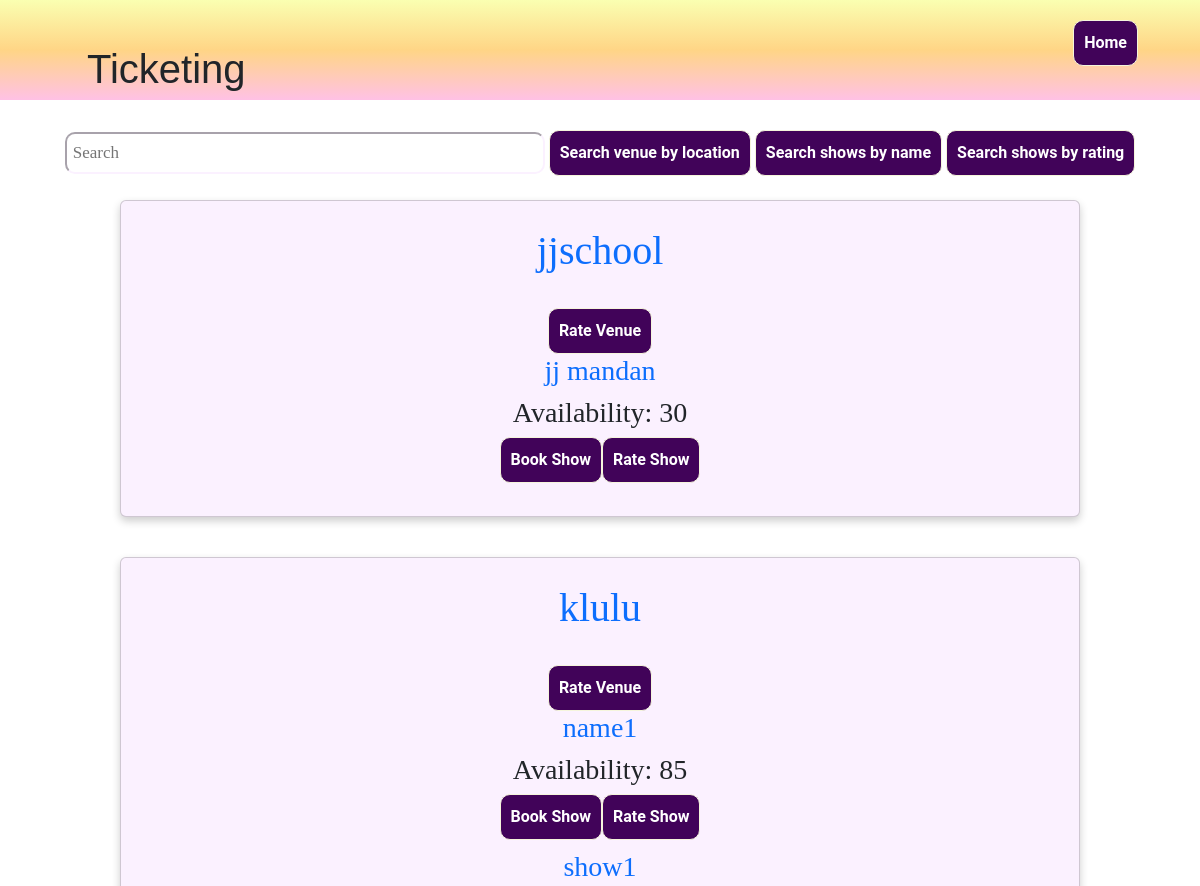
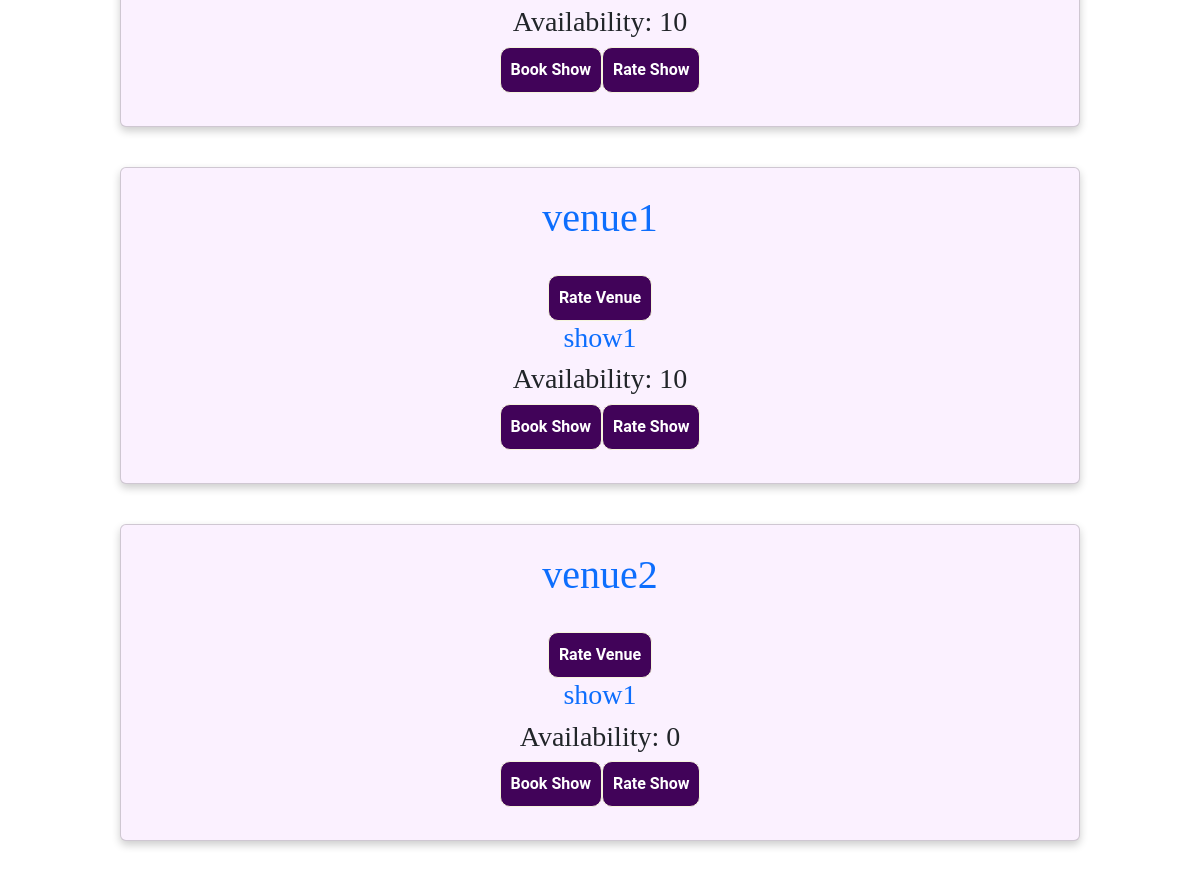
The page /home on the database its author committed (2 pictures, top to bottom).
### app.py (models this page shows)
class Venue(db.Model):
    _tablename_ = 'venue'
    venue_id = db.Column(db.Integer, primary_key=True, autoincrement=True)
    venue_name = db.Column(db.String, unique=True, nullable=False)
    location = db.Column(db.String)
    capacity = db.Column(db.Integer)
    rating = db.Column(db.Integer)
    ratingno = db.Column(db.Integer)

class Shows(db.Model):
    _tablename_ = 'shows'
    show_id = db.Column(db.Integer, primary_key=True, autoincrement=True)
    show_name = db.Column(db.String, unique=True, nullable=False)
    rating = db.Column(db.Integer)
    price = db.Column(db.Integer, nullable=False)
    date = db.Column(db.String)
    time = db.Column(db.String)
    availability=db.Column(db.Integer)
    venue_id = db.Column(db.Integer, db.ForeignKey('venue.venue_id'))
    ratingno = db.Column(db.Integer)

### app.py (the view, shortened to what this page needs)
@app.route('/home', methods=['GET', 'POST'])
def home():
    if request.method == 'GET':
        venueDict={}
        conn = sqlite3.connect("database.sqlite3")
        cur = conn.cursor()
        query = """SELECT venue_id,venue_name,location from venue"""
        cur.execute(query)
        venues = cur.fetchall()
        for venue in venues:
            query2 = """SELECT show_name,availability,show_id from shows where venue_id=?"""
            cur.execute(query2, (venue[0],))
            shows=cur.fetchall()
            venueDict[venue[0]]=[venue[1],shows,venue[2]]
        cur.close()
        return render_template("home.html", venueDict=venueDict)

### templates/home.html (shortened to what this page needs)
{% extends "base.html" %}
{% block body %}
<header>
    <div class="container">
        <div class="nav">
            <h1>Ticketing </h1>
            <div><a href='/home'><button>Home</button></a>
            </div>
        </div>
    </div>
</header>
<div class="home">
    <div class="search">
        <form action="/home" method="POST">
            <input type="text" placeholder="Search" name="searchTag" class="Search">
            <button type="submit" name="venueSearch">Search venue by location</button>
            <button type="submit" name="showSearchName">Search shows by name</button>
            <button type="submit" name="showSearchRating">Search shows by rating</button>
        </form>
    </div>
    {% for key,value in venueDict.items() %}
        <div class="card">
            <h1><a href="/venue/{{key}}">{{value[0]}}</a></h1>
            <a href='/rate/venue/{{key}}'><button>Rate Venue</button></a>
            {% for show in value[1] %}
                <h3 ><a href="/show/{{show[2]}}">{{show[0]}}</a></h3>
                <h3>Availability: {{show[1]}}</h3>
                <div class="manageShows">
                    <a href='/show/{{show[2]}}'><button>Book Show</button></a>
                    <a href='/rate/show/{{show[2]}}'><button>Rate Show</button></a>
                </div>
            {% endfor %}
        </div>
    {% endfor %}
    </div>
{% endblock %}

### static/style.css (style rules this page uses)
* { margin: 0px; padding: 0px; font-family: Cambria, Cochin, Georgia, Times, "Times New Roman", serif; box-sizing: border-box; }
body { font-size: 1rem; }
header { height: 100px; background-image: linear-gradient( rgb(250, 255, 177), rgb(255, 213, 134), rgb(255, 193, 229) ); }
button { border: 1px solid beige; color: white; outline: none; border-radius: 10px; padding: 10px; cursor: pointer; text-decoration: none; font-family: "Roboto", sans-serif; font-weight: bolder; background-color: rgb(65, 3, 89); }
.container { width: 95%; margin: auto; }
.nav { display: flex; justify-content: space-between; width: 100%; margin: auto; padding: 20px; }
h1 { font-family: "Trebuchet MS", "Lucida Sans Unicode", "Lucida Grande", "Lucida Sans", Arial, sans-serif; padding: 25px; }
a { text-decoration: none; }
.home { text-align: center; }
.Search { padding: 6px; margin-top: 8px; font-size: 17px; width: 40%; border-radius: 10px; border-color: #fbf1ff; }
.card { box-shadow: 0 4px 8px 0 rgba(0, 0, 0, 0.2); background-color: #fbf1ff; width: 80%; margin: auto; text-align: center; font-family: arial; margin-bottom:5vh; padding: 3vh; padding-top: 0; }
.manageShows { display: flex; min-width:100%; justify-content: center; margin-bottom: 1%; }
.search { margin-top:3vh; margin-bottom:3vh; }

### rows shown on the page
Venue: venue_name "jjschool"
Shows: show_name "jj mandan", availability "30"
Venue: venue_name "klulu"
Shows: show_name "name1", availability "85"
Shows: show_name "show1", availability "10"
Venue: venue_name "venue1"
Shows: show_name "show1", availability "10"
Venue: venue_name "venue2"
Shows: show_name "show1", availability "0"
